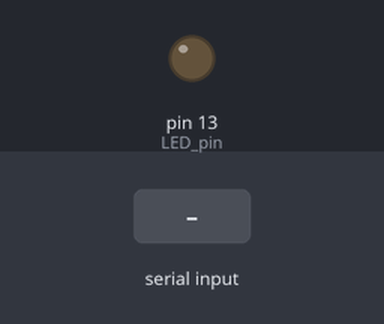
Bench run of a sketch on a simulated Arduino Uno, built with avr-gcc and run on an emulated ATmega328P. Parts: output pins drawn as LEDs (lit = HIGH). The inputs (shaded band) are chosen by the test bench.

Above: at 1.2 s.
1.3 s: "A" received over Serial
Timing chart, 0 to 4.3 s (numbered marks = the images above; inputs shaded):
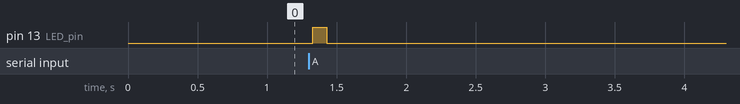

Measured:
- after the input at 1.3 s, pin 13 (LED_pin): LOW → HIGH at once, → LOW 0.10 s later

The sketch:

soundplay.ino
```cpp
#include <SoftwareSerial.h> //调用软串口库
#define ARDUINO_RX 10       //should connect to TX of the Serial MP3 Player module
#define ARDUINO_TX 11       //connect to RX of the module

//MP3模块指令集
#define CMD_SEL_DEV 0X09     //指定播放设备
#define DEV_TF 0X02          //TF卡
#define CMD_NEXT_SONG 0X01   //下一曲
#define CMD_PREV_SONG 0X02   //上一曲
#define CMD_VOLUME_UP 0X04   //音量加
#define CMD_VOLUME_DOWN 0X05 //音量减
#define CMD_PLAY 0X0D        //播放
#define CMD_PAUSE 0X0E       //暂停

unsigned char playmode = 1; //定义一个播放变量用于存储播放状态
#define PLAY 1
#define PAUSE 0

static int8_t Send_buf[8] = {0};                 //定义缓冲区列队指令
SoftwareSerial mySerial(ARDUINO_RX, ARDUINO_TX); //创建软串口对象mySerial
#define LED_pin 13                               //LED灯为13号引脚

void serialEvent()
{
  while (Serial.available()) //检查当前串口缓冲区是否有内容
  {
    char inChar = (char)Serial.read(); //把串口读到的指令存放到inChar中

    switch (inChar)
    {
    case 'A': //next song
      sendCommand(CMD_NEXT_SONG, 0);
      BBlink(1);//每发出一个指令闪烁一次LED
      break;
    case 'B': //prev song
      sendCommand(CMD_PREV_SONG, 0);
      BBlink(1);
      break;
    case 'C': //volume up
      sendCommand(CMD_VOLUME_UP, 0);
      BBlink(1);
      break;
    case 'D': //volume down
      sendCommand(CMD_VOLUME_DOWN, 0);
      BBlink(1);
      break;
    case 'E': //play/pause
      if (playmode == PLAY)
      {
        playmode = PAUSE;
        sendCommand(CMD_PAUSE, 0); //暂停
      }
      else
      {
        playmode = PLAY;
        sendCommand(CMD_PLAY, 0); //播放
      }
      BBlink(1);
      break;

    default:
      BBlink(3); //如果识别到非法指令，就闪烁三次LED
      break;
    }
  }
}

void BBlink(int inc) //LED灯闪烁控制函数
{
  for (int c = 0; c < inc; c++)
  {
    digitalWrite(LED_pin, 1);
    delay(100);
    digitalWrite(LED_pin, 0);
    delay(100);
  }
}

void sendCommand(int8_t command, int16_t dat) //发送命令功能函数
{
  delay(20);
  Send_buf[0] = 0x7e;               //starting byte
  Send_buf[1] = 0xff;               //version
  Send_buf[2] = 0x06;               //the number of bytes of the command without starting byte and ending byte
  Send_buf[3] = command;            //
  Send_buf[4] = 0x00;               //0x00 = no feedback, 0x01 = feedback
  Send_buf[5] = (int8_t)(dat >> 8); //datah
  Send_buf[6] = (int8_t)(dat);      //datal
  Send_buf[7] = 0xef;               //ending byte
  for (uint8_t i = 0; i < 8; i++)   //
  {
    mySerial.write(Send_buf[i]);
  }
}

void setup()
{
  Serial.begin(9600);               //初始化串口
  mySerial.begin(9600);             //初始化软串口
  sendCommand(CMD_SEL_DEV, DEV_TF); //select the TF card
  pinMode(LED_pin, 1);              //LED引脚为输出模式
  digitalWrite(LED_pin, 0);         //熄灭LED灯
}

void loop()
{
}
```
